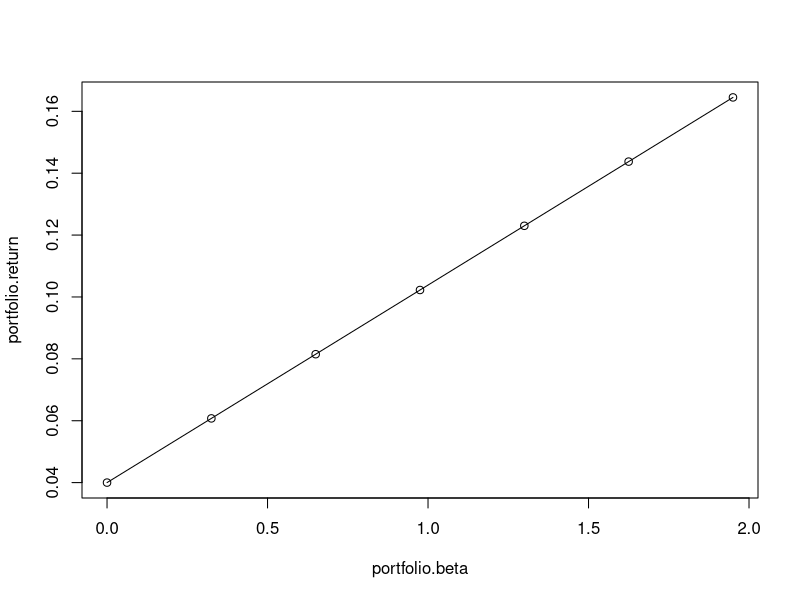
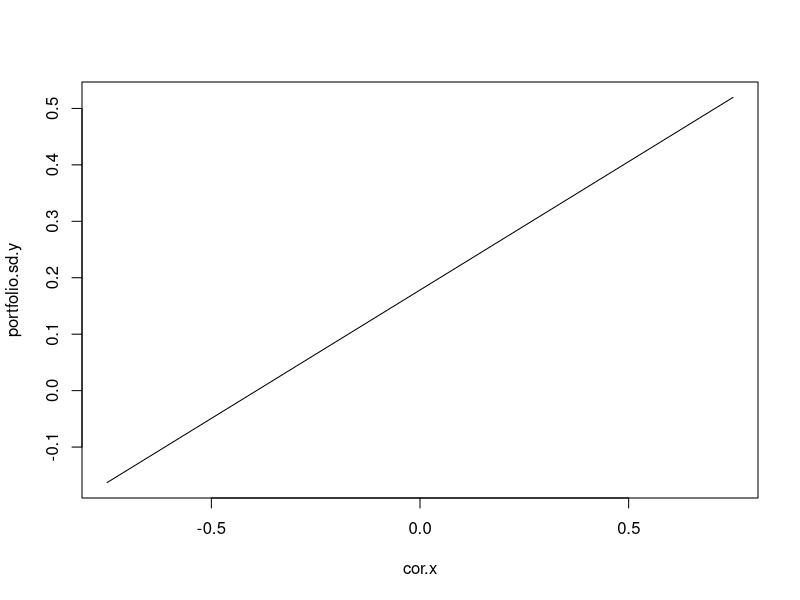
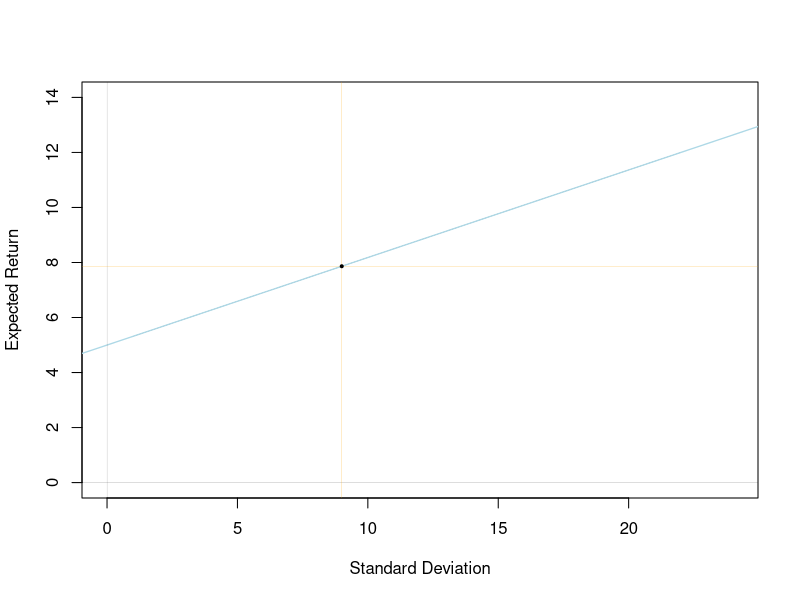
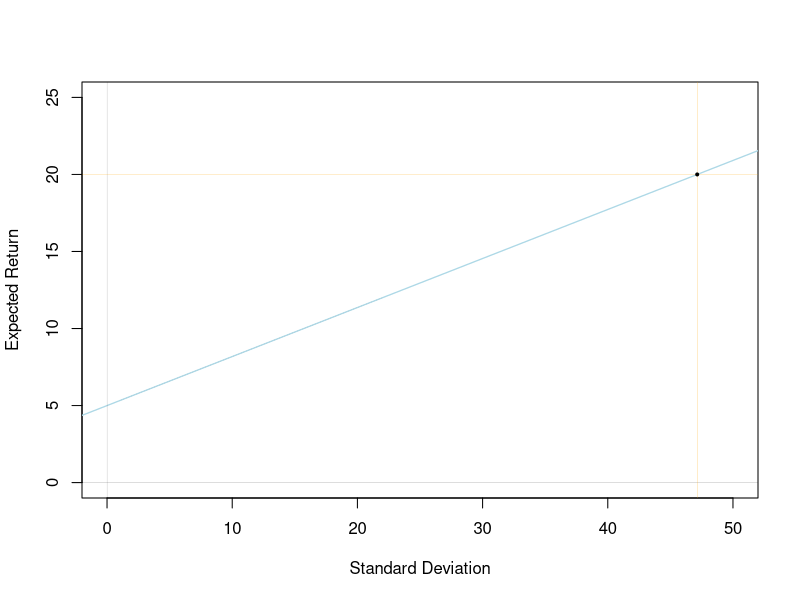

These figures' R source, in order:
## ---- chunk 1
knitr::opts_chunk$set(echo = TRUE)
## ---- chunk 2
# States:  R   N    B
econ <- c(.2, .55, .25)
stock.A <- c(.06, .07, .11)
stock.B <- c(-.2, .13, .33)
(stock.A.mean <- sum(stock.A * econ))
(stock.B.mean <- sum(stock.B * econ))
std.dev <- function(x, mean.x, probs) sqrt(sum((x - mean.x)^2 * probs))
std.dev(stock.A, stock.A.mean, econ)
std.dev(stock.B, stock.B.mean, econ)
## ---- chunk 3
# States:  D    R    N    B
econ <- c(.10, .25, .45, .20)
return.rate <- c(-.105, .059, .130, .211)
(mean.rr <- sum(return.rate * econ))
std.dev <- function(x, mean.x, probs) sqrt(sum((x - mean.x)^2 * probs))
std.dev(return.rate, mean.rr, econ)
## ---- chunk 4
portfolio <- c(.1, .65, .25)
probs <- c(.09, .11, .14)
(mean.return <- sum(portfolio * probs))
std.dev <- function(x, mean.x, probs) sqrt(sum((x - mean.x)^2 * probs))
std.dev(portfolio, mean.return, probs)
## ---- chunk 5
econ <- c(.65, .35)
stock.A <- c(.07, .13)
stock.B <- c(.15, .03)
stock.C <- c(.33, -.06)
(stock.A.mean <- sum(stock.A * econ))
(stock.B.mean <- sum(stock.B * econ))
(stock.C.mean <- sum(stock.C * econ))
sum(stock.A.mean/3, stock.B.mean/3, stock.C.mean/3)
## ---- chunk 6
weights <- c(.2, .2, .6)

variance <- function(x, mean.x, weights, probs){
  sum((x - mean.x)^2 * probs * weights)
}
variance(stock.A, stock.A.mean, weights[1], econ)
variance(stock.B, stock.B.mean, weights[2], econ)
variance(stock.C, stock.C.mean, weights[3], econ)
## ---- chunk 7
econ <- c(.2, .35, .30, .15)
weights <- c(.3, .3, .4)
stock.A <- c(.24, .09, .03, -.05)
stock.B <- c(.45, .10, -.10, -.25)
stock.C <- c(.33, .15, -.05, -.09)

(portfolio.return.boom <- sum(c(stock.A[1], stock.B[1],
  stock.C[1])*weights))
(portfolio.return.good <- sum(c(stock.A[2], stock.B[2],
  stock.C[2])*weights))
(portfolio.return.poor <- sum(c(stock.A[3], stock.B[3],
  stock.C[3])*weights))
(portfolio.return.bust <- sum(c(stock.A[4], stock.B[4],
  stock.C[4])*weights))

(portfolio <- c(portfolio.return.boom,
                portfolio.return.good,
                portfolio.return.poor,
                portfolio.return.bust))
(portfolio.return <- sum(portfolio*econ))

variance <- function(x, mean.x, probs){
  sum((x - mean.x)^2 * probs)
}
portfolio.var <- variance(portfolio, portfolio.return, econ)
sqrt(portfolio.var)
## ---- chunk 8
weights <- c(.1, .35, .2, .35)
betas <- c(.75, 1.90, 1.38, 1.16)

(portfolio.beta <- sum(weights * betas))
## ---- chunk 9
pct.asset.W <- c(0, .25, .50, .75, 1, 1.25, 1.50)
df <- data.frame(pct.asset.W,
                 rep("?", length(pct.asset.W)),
                 rep("?", length(pct.asset.W)))
colnames(df) <- c("Percentage of Portfolio in Asset W",
                  "Portfolio Expected Return",
                  "Portfolio Beta")
knitr::kable(df)
## ---- chunk 10
asset.W.return <- .123
asset.W.beta <- 1.3
asset.rf.rate <- .04
(portfolio.return <- (1 - pct.asset.W) * asset.rf.rate
  + pct.asset.W * asset.W.return)
(portfolio.beta <- pct.asset.W * asset.W.beta)

# Filling out the table
df <- data.frame(pct.asset.W, portfolio.return, portfolio.beta)
colnames(df) <- c("Percentage of Portfolio in Asset W",
                  "Portfolio Expected Return",
                  "Portfolio Beta")
knitr::kable(df)

# Plotting the portfolio beta versus the portfolio return
plot(portfolio.beta, portfolio.return, type='l')
points(portfolio.beta, portfolio.return)
## ---- chunk 11
# One method of calculating the slope of the line.
(line.slope <- (portfolio.return[2] - portfolio.return[1])/
               (portfolio.beta[2] - portfolio.beta[1]))

# Another method of calculating the slope of the line.
(line.slope <- (asset.W.return - asset.rf.rate) / asset.W.beta)
## ---- chunk 12
arithmetic.mean <- c( 16.5, 11.8, 6.4, 6.1, 5.5, 3.6, 3.1)
standard.deviation <- c(32.5, 20.3, 8.4, 9.8, 5.7, 3.1, 4.2)
rows <- c("Small-company stocks", "Large-company stocks",
          "Long-term corporate bonds", "Long-term government bonds",
          "Intermediate-term government bonds", "U.S. Treasury bills",
          "Inflation")
df <- data.frame(rows, arithmetic.mean, standard.deviation)
colnames(df) <- c("Series", "Arithmetic Mean (%)",
                  "Dtandard Deviation (%)")
knitr::kable(df)
## ---- chunk 13
state <- c("Boom", "Normal", "Bust")
prob <- c(.30, .45, .25)
stock.A <- c(.20, .15, .01)
stock.B <- c(.25, .11, -.15)
stock.C <- c(.60, .05, -.50)
df <- data.frame(state, prob, stock.A, stock.B, stock.C)
colnames(df) <- c("State of Economy",
                  "Probability of State of Economy",
                  "Stock A Return",
                  "Stock B Return",
                  "Stock C Return")
knitr::kable(df)
## ---- chunk 14
Asset <- c("Stock A", "Stock B", "Stock C", "Risk-free asset")
Investment <- c(180000, 290000, NA, NA)
Beta <- c( .85, 1.4, 1.45, NA)
df <- data.frame(Asset, Investment, Beta)
knitr::kable(df)
## ---- chunk 15
Asset <- c("Stock A", "Stock B", "Stock C", "Risk-free asset")
Investment <- c(180000, 290000, 409550, 120450)
Beta <- c( .85, 1.4, 1.45, 0)
df <- data.frame(Asset, Investment, Beta)
knitr::kable(df)
## ---- chunk 16
state <- c("Bear", "Normal", "Bull")
stock.A <- c(.102, .115, .073)
stock.B <- c(-.045, .148, .233)
df <- data.frame(state, stock.A, stock.B)
knitr::kable(df)
## ---- chunk 17
(stock.A.return <- mean(stock.A))
(stock.A.sd <- sqrt(sum((stock.A - stock.A.return)^2)/length(stock.A)))
(stock.B.return <- mean(stock.B))
(stock.B.sd <- sqrt(sum((stock.B - stock.B.return)^2)/length(stock.B)))
(covariance <- sum((stock.A - stock.A.return)*
                   (stock.B - stock.B.return))/length(stock.B))
cov(stock.A, stock.B)
(correlation <- covariance/(stock.A.sd * stock.B.sd))
cor(stock.A, stock.B)
## ---- chunk 18
state <- c("Bear", "Normal", "Bull")
probability <- c(.25, .60, .15)
stock.J <- c(-.2, .138, .218)
stock.K <- c(.034, .062, .092)
df <- data.frame(state, probability, stock.J, stock.K)
knitr::kable(df)
## ---- chunk 19
(stock.J.return <- weighted.mean(stock.J, probability))
(stock.J.sd <-sqrt(sum(probability*(stock.J - stock.J.return)^2)/
                     length(stock.J)))
(stock.K.return <- weighted.mean(stock.K, probability))
(stock.K.sd <- sqrt(sum(probability*(stock.K - stock.K.return)^2)/
                      length(stock.K)))
(covariance <- sum((stock.J - stock.J.return) *
                   (stock.K - stock.K.return) * probability) /
                   length(stock.K))
(correlation <- covariance / (stock.A.sd * stock.B.sd))
## ---- chunk 20
stock.A.return <- .09
stock.A.sd <- .36
stock.B.return <- .15
stock.B.sd <- .62
(portfolio.return <- .35 * stock.A.return + .65 * stock.B.return)
(portfolio.sd.a <- .35^2 * stock.A.sd^2 + 2 * .35 * .65 * .5
  + .65^2 * stock.B.sd^2)
(portfolio.sd.b <- .35^2 * stock.A.sd^2 + 2 * .35 * .65 * -.5
  + .65^2 * stock.B.sd^2)
(cor.x <- seq(-.75, .75, by=.05))
(portfolio.sd.y <- .35^2 * stock.A.sd^2 + 2 * .35 * .65 * cor.x
  + .65^2 * stock.B.sd^2)
plot(cor.x, portfolio.sd.y, type='l')
## ---- chunk 21
security <- c("Firm A", "Firm B", "Firm C", "The market portfolio", "The risk-free asset")
expected.return <- c(.10, .14, .16, .12, .05)
standard.deviation <- c(.31, NA, .65, .20, NA)
correlation.with.market <- c(NA, .50, .35, NA, NA)
beta <- c(.85, 1.40, NA, NA, NA)
df <- data.frame(security, expected.return, standard.deviation, correlation.with.market, beta)
colnames(df) <- c("Security", "Expected Return", "Standard Deviation", "Correlation", "Beta")
knitr::kable(df)
## ---- chunk 22
security <- c("Firm A", "Firm B", "Firm C", "The market portfolio", "The risk-free asset")
expected.return <- c(.10, .14, .16, .12, .05)
standard.deviation <- c(.31, .56, .65, .20, 0)
correlation.with.market <- c(.55, .50, .35, 1, 0)
beta <- c(.85, 1.40, 1.14, 1, 0)
df <- data.frame(security, expected.return, standard.deviation, correlation.with.market, beta)
colnames(df) <- c("Security", "Expected Return", "Standard Deviation", "Correlation", "Beta")
knitr::kable(df)
## ---- chunk 23
x <- 1:22
y <- 5 + 7/22*x
plot(x,y, lwd=.2, type='l', xlim=c(0,24), ylim=c(0,14), xlab="Standard Deviation", ylab="Expected Return")
abline(5, 7/22, lwd=1.3, col='lightblue')
abline(h=0, lwd=.1)
abline(v=0, lwd=.1)
abline(h=5+7/22*9, lwd=.2, col='orange')
abline(v=9, lwd=.2, col='orange')
points(9, 5+7/22*9, pch=20, cex=.6)
## ---- chunk 24
x <- 1:22
y <- 5 + 7/22*x
plot(x,y, lwd=.2, type='l', xlim=c(0,50), ylim=c(0,25), xlab="Standard Deviation", ylab="Expected Return")
abline(5, 7/22, lwd=1.3, col='lightblue')
abline(h=0, lwd=.1)
abline(v=0, lwd=.1)
abline(h=20, lwd=.2, col='orange')
abline(v=15*22/7, lwd=.2, col='orange')
points(15*22/7, 20, pch=20, cex=.6)
